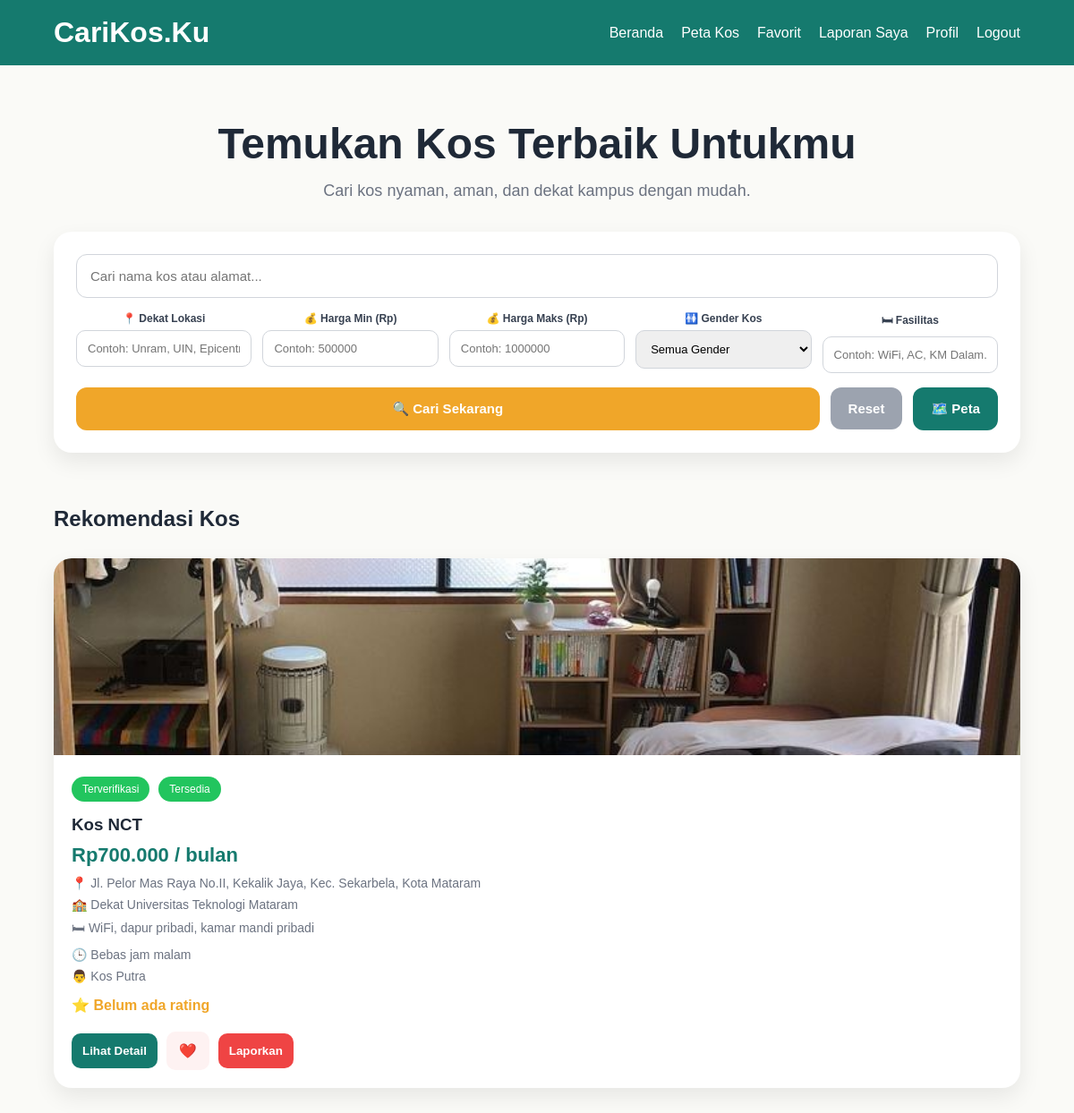
The app's page /index_penyewa.php (signed in) with its own data.
### tables this page shows
CREATE TABLE `kos` (
  `id` int(11) NOT NULL,
  `user_id` int(11) NOT NULL,
  `nama_kos` varchar(100) NOT NULL,
  `alamat` text NOT NULL,
  `kampus_terdekat` varchar(100) DEFAULT NULL,
  `harga` int(11) NOT NULL,
  `gender` enum('putra','putri','campur') NOT NULL,
  `status` enum('tersedia','hampir_penuh','penuh') DEFAULT 'tersedia',
  `fasilitas` text DEFAULT NULL,
  `jam_malam` varchar(10) DEFAULT NULL,
  `rating` float DEFAULT 0,
  `terverifikasi` tinyint(1) DEFAULT 0,
  `dokumen_kepemilikan` varchar(255) DEFAULT NULL,
  `created_at` timestamp NOT NULL DEFAULT current_timestamp(),
  `lat` decimal(10,8) DEFAULT NULL,
  `lng` decimal(11,8) DEFAULT NULL
);

CREATE TABLE `kos_foto` (
  `id` int(11) NOT NULL,
  `kos_id` int(11) NOT NULL,
  `nama_file` varchar(255) NOT NULL,
  `is_primary` tinyint(1) DEFAULT 0,
  `created_at` datetime DEFAULT current_timestamp()
);

### index_penyewa.php (the view, shortened to what this page needs)
<?php
require "koneksi.php";
$keyword   = isset($_GET['keyword'])   ? mysqli_real_escape_string($conn, $_GET['keyword'])   : '';
$lokasi    = isset($_GET['lokasi'])    ? mysqli_real_escape_string($conn, $_GET['lokasi'])    : '';
$harga_min = isset($_GET['harga_min']) && $_GET['harga_min'] !== '' ? (int)$_GET['harga_min'] : '';
$harga_max = isset($_GET['harga_max']) && $_GET['harga_max'] !== '' ? (int)$_GET['harga_max'] : '';
$gender    = isset($_GET['gender'])    ? mysqli_real_escape_string($conn, $_GET['gender'])    : '';
$fasilitas = isset($_GET['fasilitas']) ? mysqli_real_escape_string($conn, $_GET['fasilitas']) : '';
$where = "WHERE k.terverifikasi = 1";
$query_kos = mysqli_query($conn, "SELECT k.*, u.nama AS nama_pemilik FROM kos k JOIN users u ON k.user_id = u.id $where ORDER BY k.created_at DESC");
?>
<!DOCTYPE html>
<html lang="id">
<head>
    <link rel="stylesheet" href="style.css">
</head>
<body>
<div class="navbar">
    <h1>CariKos.Ku</h1>
    <div class="menu">
        <a href="index_penyewa.php">Beranda</a>
        <a href="peta.php">Peta Kos</a>
        <a href="favorit.php">Favorit</a>
        <a href="laporan_penyewa.php">Laporan Saya</a>
        <a href="profil_penyewa.php">Profil</a>
        <a href="logout.php">Logout</a>
    </div>
</div>
<div class="hero">
    <h2>Temukan Kos Terbaik Untukmu</h2>
    <p>Cari kos nyaman, aman, dan dekat kampus dengan mudah.</p>
    <form action="" method="GET" class="search-box" id="formCari">
        <div class="search-row-main">
            <input type="text" name="keyword" placeholder="Cari nama kos atau alamat..." value="<?= htmlspecialchars($keyword) ?>">
        </div>
        <div class="search-row-filters">
            <div class="filter-group">
                <label class="filter-label">📍 Dekat Lokasi</label>
                <input type="text" name="lokasi" placeholder="Contoh: Unram, UIN, Epicentrum..." value="<?= htmlspecialchars($lokasi) ?>">
            </div>
            <div class="filter-group">
                <label class="filter-label">💰 Harga Min (Rp)</label>
                <input type="number" name="harga_min" placeholder="Contoh: 500000" value="<?= $harga_min ?>">
            </div>
            <div class="filter-group">
                <label class="filter-label">💰 Harga Maks (Rp)</label>
                <input type="number" name="harga_max" placeholder="Contoh: 1000000" value="<?= $harga_max ?>">
            </div>
            <div class="filter-group">
                <label class="filter-label">🚻 Gender Kos</label>
                <select name="gender">
                    <option value="">Semua Gender</option>
                </select>
            </div>
            <div class="filter-group">
                <label class="filter-label">🛏 Fasilitas</label>
                <input type="text" name="fasilitas" placeholder="Contoh: WiFi, AC, KM Dalam..." value="<?= htmlspecialchars($fasilitas) ?>">
            </div>
        </div>
        <div class="search-actions">
            <button type="submit" class="search-btn search-btn-main">🔍 Cari Sekarang</button>
            <a href="index_penyewa.php">
                <button type="button" class="search-btn search-btn-reset">Reset</button>
            </a>
            <a href="peta.php<?= $lokasi ? '?kampus='.urlencode($lokasi) : '' ?>">
                <button type="button" class="search-btn search-btn-peta">🗺️ Peta</button>
            </a>
        </div>
    </form>
</div>
<h2 class="section-title">
    <?php if($keyword || $lokasi || $harga_min !== '' || $harga_max !== '' || $gender || $fasilitas): ?>
        Hasil Pencarian (<?= mysqli_num_rows($query_kos) ?> kos ditemukan)
    <?php else: ?>
        Rekomendasi Kos
    <?php endif; ?>
</h2>
<div class="listing-container">
<?php if(mysqli_num_rows($query_kos) == 0): ?>
    <div class="empty-state">
        <div class="empty-icon">🔍</div>
        <h3>Tidak Ada Kos Ditemukan</h3>
        <p>Coba ubah kata kunci atau filter pencarian kamu.</p>
        <a href="index_penyewa.php"><button class="btn-tambah">Reset Pencarian</button></a>
    </div>
<?php else: ?>
    <?php while($kos = mysqli_fetch_assoc($query_kos)):
        $foto_utama = mysqli_fetch_assoc(mysqli_query($conn, "SELECT nama_file FROM kos_foto WHERE kos_id='{$kos['id']}' AND is_primary=1 LIMIT 1"));
        $img_src = $foto_utama ? 'uploads/' . $foto_utama['nama_file'] : 'https://images.unsplash.com/photo-1522708323590-d24dbb6b0267?q=80&w=1200&auto=format&fit=crop';
    ?>
    <div class="card">
        <img src="<?= $img_src ?>" alt="<?= htmlspecialchars($kos['nama_kos']) ?>">
        <div class="card-content">
            <div class="badge-group">
                <div class="badge verified">Terverifikasi</div>
                <?php if($kos['status'] == 'tersedia'): ?>
                    <div class="badge verified">Tersedia</div>
                <?php elseif($kos['status'] == 'hampir_penuh'): ?>
                    <div class="badge cheap">Hampir Penuh</div>
                <?php else: ?>
                    <div class="badge full">Penuh</div>
                <?php endif; ?>
            </div>
            <h3><?= htmlspecialchars($kos['nama_kos']) ?></h3>
            <div class="price">Rp<?= number_format($kos['harga'], 0, ',', '.') ?> / bulan</div>
            <div class="info">📍 <?= htmlspecialchars($kos['alamat']) ?></div>
            <div class="info">🏫 Dekat <?= htmlspecialchars($kos['kampus_terdekat']) ?></div>
            <div class="info">🛏 <?= htmlspecialchars($kos['fasilitas']) ?></div>
            <?php if($kos['jam_malam']): ?>
                <div class="info">🕒 Jam malam <?= htmlspecialchars($kos['jam_malam']) ?></div>
            <?php else: ?>
                <div class="info">🕒 Bebas jam malam</div>
            <?php endif; ?>
            <div class="info">
                <?= $kos['gender'] == 'putra' ? '👨' : ($kos['gender'] == 'putri' ? '👩' : '👥') ?>
                Kos <?= ucfirst($kos['gender']) ?>
            </div>
            <div class="rating">⭐ <?= $kos['rating'] > 0 ? $kos['rating'] : 'Belum ada rating' ?></div>
            <div class="button-group">
                <a href="detail_kos.php?id=<?= $kos['id'] ?>">
                    <button class="btn-detail">Lihat Detail</button>
                </a>
                <a href="favorit.php?aksi=tambah&kos_id=<?= $kos['id'] ?>&redirect=index_penyewa.php">
                    <button class="btn-fav">❤️</button>
                </a>
                <a href="lapor_kos.php?id=<?= $kos['id'] ?>">
                    <button class="btn-report">Laporkan</button>
                </a>
            </div>
        </div>
    </div>
    <?php endwhile; ?>
<?php endif; ?>
</div>
</body>
</html>

### style.css (style rules this page uses)
* { margin: 0; padding: 0; box-sizing: border-box; font-family: 'Poppins', sans-serif; }
body { background: #FAFAF7; }
.navbar { background: #157A6E; padding: 18px 60px; display: flex; justify-content: space-between; align-items: center; position: sticky; top: 0; z-index: 999; }
.navbar h1 { color: white; font-size: 32px; }
.menu { display: flex; gap: 20px; }
.menu a { color: white; text-decoration: none; font-weight: 500; }
.hero { padding: 60px; text-align: center; }
.hero h2 { font-size: 48px; color: #1F2937; margin-bottom: 15px; }
.hero p { color: #6B7280; font-size: 18px; margin-bottom: 35px; }
.search-box { background: white; padding: 25px; border-radius: 20px; max-width: 1200px; margin: auto; box-shadow: 0 10px 25px rgba(0,0,0,0.08); }
.search-row-main { margin-bottom: 16px; }
.search-row-main input { width: 100%; padding: 15px; border-radius: 12px; border: 1px solid #D1D5DB; outline: none; font-size: 15px; font-family: 'Poppins', sans-serif; }
.search-row-filters { display: grid; grid-template-columns: repeat(auto-fit, minmax(180px, 1fr)); gap: 12px; }
.filter-group { display: flex; flex-direction: column; gap: 6px; }
.filter-label { font-size: 12px; font-weight: 600; color: #374151; }
.filter-group input, .filter-group select { padding: 12px; border-radius: 10px; border: 1px solid #D1D5DB; outline: none; font-size: 13px; font-family: 'Poppins', sans-serif; }
.search-actions { display: flex; gap: 12px; margin-top: 16px; }
.search-btn { padding: 15px; border: none; border-radius: 12px; background: #F0A629; color: white; font-size: 15px; font-weight: 600; cursor: pointer; transition: 0.3s; font-family: 'Poppins', sans-serif; }
.search-btn-main { flex: 1; }
.search-btn-reset { background: #9CA3AF; padding: 15px 20px; }
.search-btn-peta { background: #157A6E; padding: 15px 20px; }
.section-title { margin: 0 60px 30px; color: #1F2937; }
.listing-container { padding: 0 60px 60px; display: grid; grid-template-columns: repeat(auto-fit, minmax(320px, 1fr)); gap: 30px; }
.card { background: white; border-radius: 20px; overflow: hidden; box-shadow: 0 10px 25px rgba(0,0,0,0.08); transition: transform 0.2s; }
.card img { width: 100%; height: 220px; object-fit: cover; }
.card-content { padding: 20px; }
.badge-group { display: flex; gap: 10px; flex-wrap: wrap; margin-bottom: 15px; }
.badge { padding: 7px 12px; border-radius: 999px; color: white; font-size: 12px; font-weight: 500; }
.verified { background: #22C55E; }
.card h3 { color: #1F2937; margin-bottom: 10px; }
.price { color: #157A6E; font-size: 22px; font-weight: 700; margin-bottom: 10px; }
.info { color: #6B7280; margin-bottom: 8px; font-size: 14px; }
.rating { margin-top: 15px; color: #F0A629; font-weight: 600; }
.button-group { display: flex; gap: 10px; margin-top: 20px; align-items: center; }
.btn-detail { flex: 1; padding: 12px; border: none; border-radius: 10px; cursor: pointer; font-weight: 600; background: #157A6E; color: white; font-family: 'Poppins', sans-serif; }
.btn-report { flex: 1; padding: 12px; border: none; border-radius: 10px; cursor: pointer; font-weight: 600; background: #EF4444; color: white; font-family: 'Poppins', sans-serif; }
.btn-fav { padding: 12px 14px; border: none; border-radius: 10px; cursor: pointer; font-weight: 600; background: #FEF2F2; color: #EF4444; font-size: 16px; font-family: 'Poppins', sans-serif; }

### records on screen
kos: kos_foto.nama_file (picture), status "Tersedia", nama_kos "Kos NCT", harga "700.000", alamat "Jl. Pelor Mas Raya No.II, Kekalik Jaya, Kec. Sekarbela, Kota Mataram", kampus_terdekat "Universitas Teknologi Mataram", fasilitas "WiFi, dapur pribadi, kamar mandi pribadi", jam_malam "🕒 Bebas jam malam", gender "Putra", rating "Belum ada rating"
